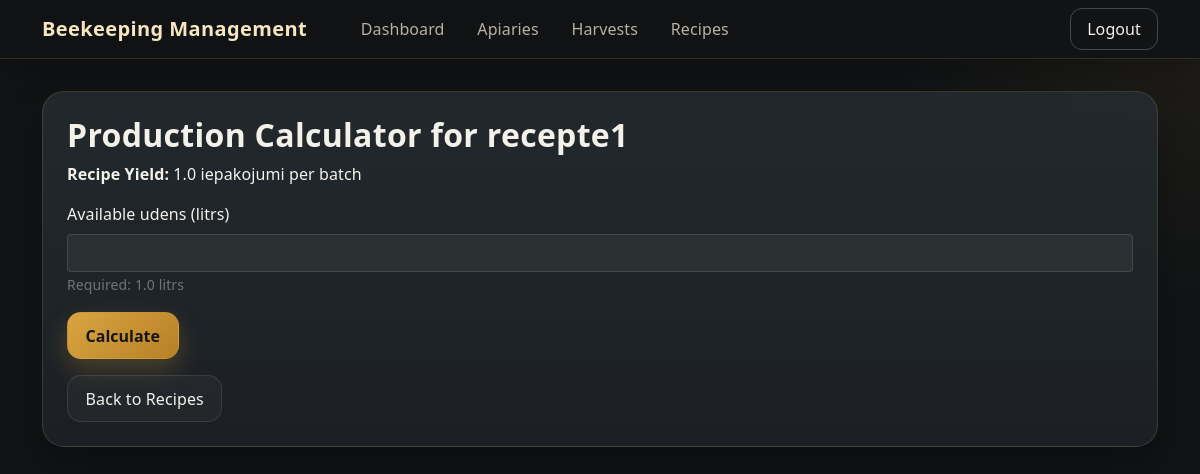
The page /calculate/2 (signed in) on the database its author committed.
### tables this page shows
CREATE TABLE recipes (
                    id INTEGER PRIMARY KEY,
                    name TEXT NOT NULL
                , yield REAL NOT NULL DEFAULT 1, yield_unit TEXT DEFAULT 'units', user_id INTEGER NOT NULL DEFAULT 1);

CREATE TABLE recipe_ingredients (
                    id INTEGER PRIMARY KEY,
                    recipe_id INTEGER,
                    ingredient_id INTEGER,
                    quantity REAL NOT NULL, unit TEXT,
                    FOREIGN KEY (recipe_id) REFERENCES recipes (id),
                    FOREIGN KEY (ingredient_id) REFERENCES ingredients (id)
                );

CREATE TABLE ingredients (
                    id INTEGER PRIMARY KEY,
                    name TEXT NOT NULL
                , user_id INTEGER NOT NULL DEFAULT 1);

### web_app.py (the view, shortened to what this page needs)
@app.route('/calculate/<int:recipe_id>', methods=['GET', 'POST'])
def calculate_production(recipe_id):
    conn = sqlite3.connect('beekeeping.db')
    c = conn.cursor()
    c.execute("SELECT name, yield, yield_unit FROM recipes WHERE id = ?", (recipe_id,))
    recipe_data = c.fetchone()
    recipe_name = recipe_data[0]
    recipe_yield = recipe_data[1]
    recipe_yield_unit = recipe_data[2]
    c.execute("""SELECT i.name, ri.quantity, ri.unit FROM recipe_ingredients ri
                 JOIN ingredients i ON ri.ingredient_id = i.id
                 WHERE ri.recipe_id = ?""", (recipe_id,))
    ingredients = c.fetchall()
    conn.close()
    return render_template('calculate.html', recipe_name=recipe_name, ingredients=ingredients, max_prod=None, recipe_id=recipe_id, recipe_yield=recipe_yield, recipe_yield_unit=recipe_yield_unit)

### web_app.py (called while the page is built)
@app.before_request
def require_login():
    allowed = {"login", "register", "logout", "static", "serve_image"}  # names of view functions that don't require auth
    if request.endpoint not in allowed and not session.get("logged_in"):
        return redirect(url_for("login"))

### templates/calculate.html (shortened to what this page needs)
{% extends "base.html" %}
{% block content %}
<div class="glass-panel p-4 mb-4">
<h2 class="section-title">Production Calculator for {{ recipe_name }}</h2>
<p><strong>Recipe Yield:</strong> {{ recipe_yield }} {{ recipe_yield_unit }} per batch</p>
<form method="post">
    {% for ingredient in ingredients %}
    <div class="mb-3">
        <label for="avail_{{ ingredient[0] }}" class="form-label">Available {{ ingredient[0] }} ({{ ingredient[2] }})</label>
        <input type="number" step="0.01" class="form-control" id="avail_{{ ingredient[0] }}" name="avail_{{ ingredient[0] }}" required>
        <small class="form-text text-muted">Required: {{ ingredient[1] }} {{ ingredient[2] }}</small>
    </div>
    {% endfor %}
    <button type="submit" class="btn btn-honey">Calculate</button>
</form>
<a href="{{ url_for('recipes') }}" class="btn btn-soft mt-3">Back to Recipes</a>
</div>
{% endblock %}

### templates/base.html (style rules this page uses)
:root { --bg: #111315; --bg-soft: #171a1d; --panel: #1d2125; --panel-2: #242a2f; --border: rgba(255, 209, 102, 0.14); --text: #f3f1ea; --muted: #b8b1a3; --accent: #d9a441; --accent-hover: #e3b65f; --success-bg: #1d2b21; --success-border: #35553d; }
html, body { height: 100%; }
body { background: radial-gradient(circle at top right, rgba(217, 164, 65, 0.08), transparent 22%), radial-gradient(circle at bottom left, rgba(217, 164, 65, 0.05), transparent 20%), var(--bg); color: var(--text); font-family: "Segoe UI", Tahoma, Geneva, Verdana, sans-serif; letter-spacing: 0.1px; }
.glass-panel, .card { background: linear-gradient(180deg, rgba(36, 42, 47, 0.92), rgba(29, 33, 37, 0.96)); border: 1px solid var(--border); border-radius: 22px; box-shadow: 0 18px 40px rgba(0, 0, 0, 0.28); }
.section-title { font-weight: 700; letter-spacing: 0.3px; }
.btn { border-radius: 14px; transition: all 0.18s ease; padding: 0.65rem 1.1rem; }
.btn-primary, .btn-honey { background: linear-gradient(135deg, var(--accent), #b78027); border: 1px solid rgba(217, 164, 65, 0.30); color: #161616; font-weight: 600; box-shadow: 0 10px 24px rgba(217, 164, 65, 0.25); }
.btn-soft { background: rgba(255, 255, 255, 0.03); border: 1px solid rgba(255, 255, 255, 0.10); color: var(--text); }
.form-control, .form-select { background: rgba(255, 255, 255, 0.05); border: 1px solid rgba(255, 255, 255, 0.12); color: var(--text); box-shadow: none; }
.form-control::placeholder { color: rgba(243, 241, 234, 0.45); }

### rows shown on the page
recipes: name "recepte1", yield "1.0", yield_unit "iepakojumi"
recipe_ingredients: name "udens", unit "litrs", quantity "1.0"
